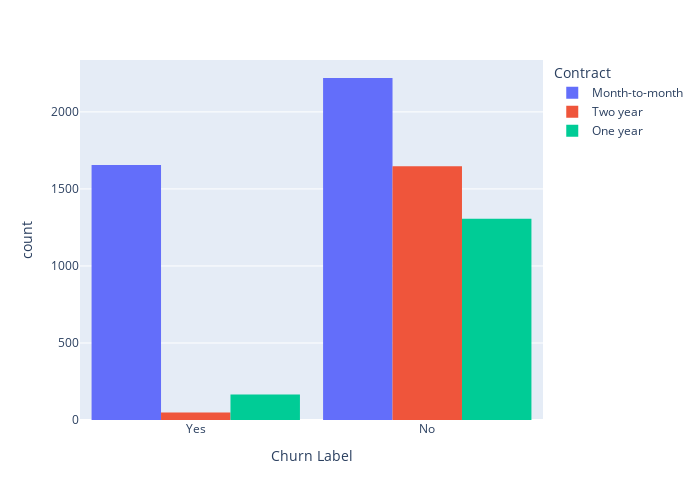

The code cell stored with this chart in its notebook:
### Markdown cell above
### Contract Types

### Code cell
fig = px.histogram(df, x='Churn Label',color="Contract", barmode="group")
fig.update_layout(width=700, height=500, bargap=0.1)
fig.show()

### Figure 1 — Plotly figure (JSON) as saved in the notebook; plotly's stock layout.template omitted (floating-point values rounded to 4 significant figures; data arrays with more than 128 entries replaced by an {"elided": "..."} marker saying what was removed)
{"data": [{"alignmentgroup": "True", "bingroup": "x", "hovertemplate": "Contract=Month-to-month<br>Churn Label=%{x}<br>count=%{y}<extra></extra>", "legendgroup": "Month-to-month", "marker": {"color": "#636efa", "pattern": {"shape": ""}}, "name": "Month-to-month", "offsetgroup": "Month-to-month", "orientation": "v", "showlegend": true, "type": "histogram", "x": {"elided": "3875 str values"}, "xaxis": "x", "yaxis": "y"}, {"alignmentgroup": "True", "bingroup": "x", "hovertemplate": "Contract=Two year<br>Churn Label=%{x}<br>count=%{y}<extra></extra>", "legendgroup": "Two year", "marker": {"color": "#EF553B", "pattern": {"shape": ""}}, "name": "Two year", "offsetgroup": "Two year", "orientation": "v", "showlegend": true, "type": "histogram", "x": {"elided": "1695 str values"}, "xaxis": "x", "yaxis": "y"}, {"alignmentgroup": "True", "bingroup": "x", "hovertemplate": "Contract=One year<br>Churn Label=%{x}<br>count=%{y}<extra></extra>", "legendgroup": "One year", "marker": {"color": "#00cc96", "pattern": {"shape": ""}}, "name": "One year", "offsetgroup": "One year", "orientation": "v", "showlegend": true, "type": "histogram", "x": {"elided": "1473 str values"}, "xaxis": "x", "yaxis": "y"}], "layout": {"bargap": 0.1, "barmode": "group", "height": 500, "legend": {"title": {"text": "Contract"}, "tracegroupgap": 0}, "margin": {"t": 60}, "width": 700, "xaxis": {"anchor": "y", "domain": [0, 1], "title": {"text": "Churn Label"}}, "yaxis": {"anchor": "x", "domain": [0, 1], "title": {"text": "count"}}}}
